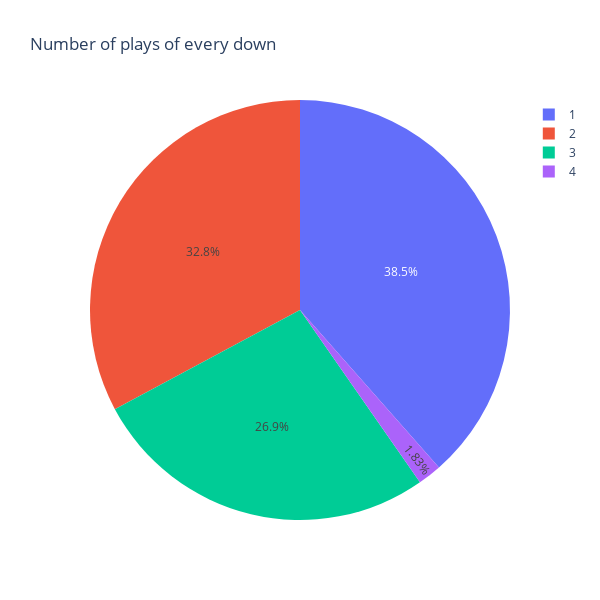

The cell this chart's notebook holds for it:
### Code cell
play = plays['down'].value_counts().reset_index()
play.columns = ['down', 'plays']
play = play.sort_values('plays')

fig = px.pie(
    play, 
    names='down', 
    values="plays", 
    title='Number of plays of every down', 
    height=600, 
    width=600
)

fig.show()

### Figure 1 — Plotly figure (JSON) as saved in the notebook; plotly's stock layout.template omitted (floating-point values rounded to 4 significant figures)
{"data": [{"domain": {"x": [0, 1], "y": [0, 1]}, "hovertemplate": "down=%{label}<br>plays=%{value}<extra></extra>", "labels": [4, 3, 2, 1], "legendgroup": "", "name": "", "showlegend": true, "type": "pie", "values": [353, 5166, 6315, 7405]}], "layout": {"height": 600, "legend": {"tracegroupgap": 0}, "title": {"text": "Number of plays of every down"}, "width": 600}}
